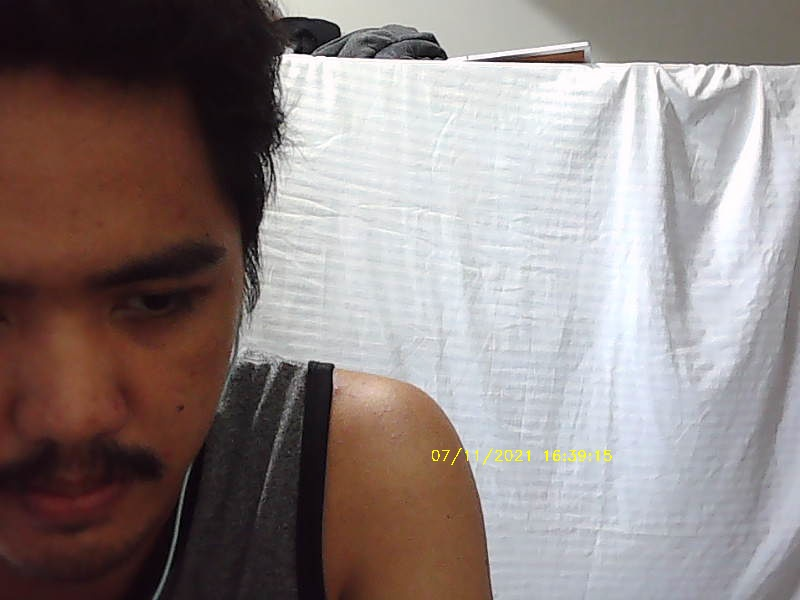
#> input picture Tutorials/Images/video.jpg, 800 x 600 px
$ python -i utils.py   (imports and definitions only)
#> lines starting #> are read from the running program, lines starting #| are printed output that depends on the picture; after the words box and inside, x2 and y2 are one past the last pixel; in counts of white or black regions, pixels touching at a corner belong together
#> further down, picture is the input picture: shape (600, 800, 3); mean B, G, R 130.7, 132.1, 143.3
import cv2
import numpy as np
import matplotlib.pyplot as plt


""" Returns an image with dimension height by width. """
def resize_image(src_img, height=224, width=300):
    return cv2.resize(src_img, (height, width), interpolation=cv2.INTER_CUBIC)


""" Show image in opencv. """
def show_image(name, img):
    cv2.imshow(name, img)
    cv2.waitKey(0)
    cv2.destroyAllWindows()


""" Show image in matplotlib. """
def show_plt_image(src_img):
    plt.imshow(src_img)
    plt.show()


""" Returns the image in binary using Otsu's binarization. """
def get_thresh(src_img):
    return cv2.threshold(src_img, 0, 255, cv2.THRESH_BINARY + cv2.THRESH_OTSU)


""" Returns an image with morphological transformation using MORPH_CLOSE. """
def morph_image(src_img, method=cv2.MORPH_CLOSE, kernel=(5, 5)):
    kernel = cv2.getStructuringElement(cv2.MORPH_ELLIPSE, kernel)
    return cv2.morphologyEx(src_img, method, kernel)


""" Get edges using Canny Edge Detection"""
def get_edges(src_img, th1=150, th2=210):
    return cv2.Canny(src_img, th1, th2)


""" Calculate the contours of an image. """
def get_contours(img, mode=cv2.RETR_EXTERNAL, method=cv2.CHAIN_APPROX_SIMPLE):
    return cv2.findContours(img.copy(), mode, method)


""" Returns a new image with bounding rectangle. """
def get_bounding_rect(src_img, mask):
    pts = np.column_stack(np.where(mask.transpose() > 0))
    x, y, w, h = cv2.boundingRect(pts)
    return cv2.rectangle(src_img, (x, y), (x + w, y + h), (0, 0, 255), 2)


""" Draw contours into an image. """
def draw_contours(src_img, contours):
    return cv2.drawContours(src_img, contours, -1, (255, 255, 255), 2)


""" Apply Skin Segmentation"""
def skin_segmentation(src_img):
    # YCrCb pixel upper and lower boundaries
    YCbCr_lower = np.array([0, 130, 80], np.uint8)
    YCbCr_upper = np.array([255, 180, 140], np.uint8)

    # Convert bgr to YCbCr color space
    img_YCbCr = cv2.cvtColor(src_img, cv2.COLOR_BGR2YCrCb)
#> img_YCbCr: shape (600, 800, 3); mean of channels 0, 1, 2 135.3, 133.7, 125.4

    # Determine the intensities of YCbCr pixel intensities that fall inside the upper and lower boundaries
    YCrCb_mask = cv2.inRange(img_YCbCr, YCbCr_lower, YCbCr_upper)
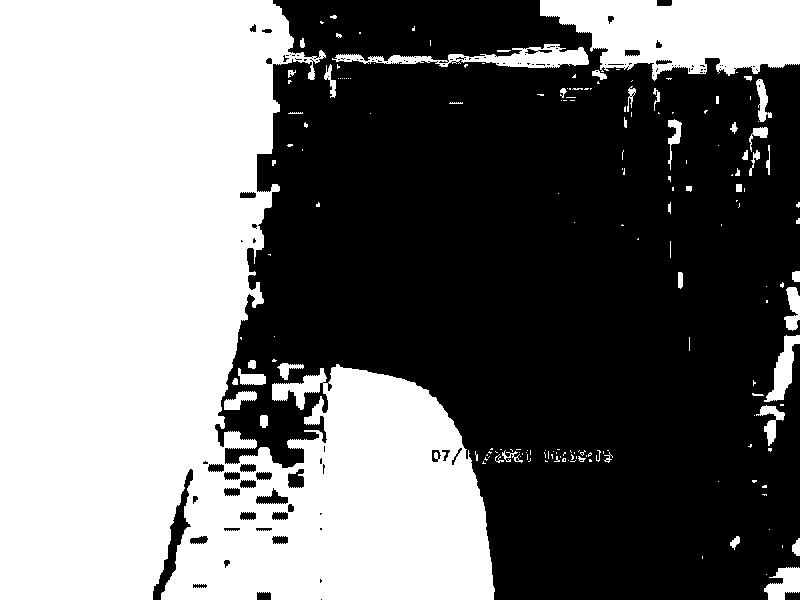
#> YCrCb_mask: shape (600, 800); 45.7% white; 178 white regions (127 under 20 px), largest, box (x1, y1, x2, y2) and area: (0, 0, 495, 600) 195259, (540, 0, 800, 81) 14903, (332, 44, 589, 68) 2414

    # Apply open morphological transformation
    YCrCb_mask = morph_image(YCrCb_mask, method=cv2.MORPH_OPEN, kernel=(15, 15))
#> in morph_image, `return cv2.morphologyEx(src_img, method, kernel)`:
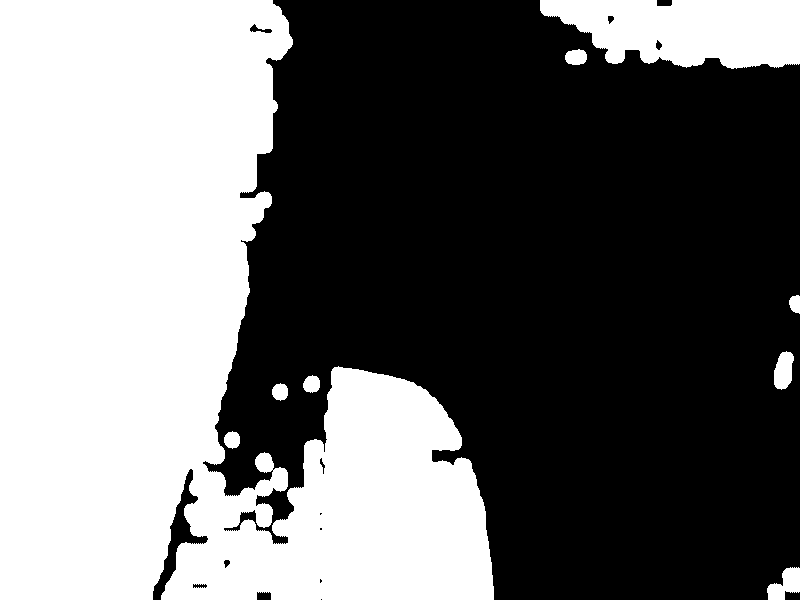
#> returned value: shape (600, 800); 43% white; 9 white regions, largest, box (x1, y1, x2, y2) and area: (0, 0, 494, 600) 190294, (540, 0, 800, 69) 13933, (767, 567, 800, 600) 673

    # Apply close morphological transformation
    YCrCb_mask = morph_image(YCrCb_mask, method=cv2.MORPH_CLOSE, kernel=(9, 9))
#> call 2 of morph_image, with method = 3, kernel = (9, 9)
#> in morph_image (call 2), `return cv2.morphologyEx(src_img, method, kernel)`:
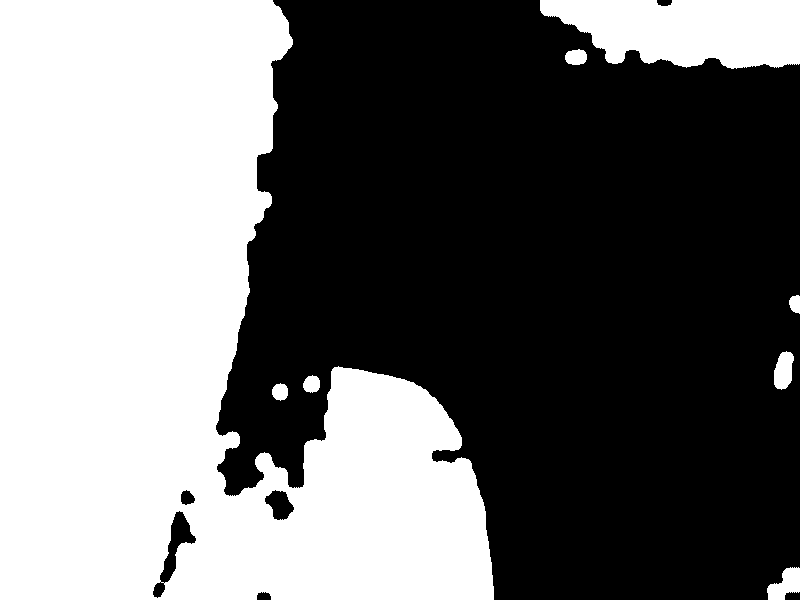
#> returned value: shape (600, 800); 43.4% white; 8 white regions, largest, box (x1, y1, x2, y2) and area: (0, 0, 494, 600) 192109, (540, 0, 800, 69) 14065, (767, 567, 800, 600) 689

    # Apply Dilation
    kernel = cv2.getStructuringElement(cv2.MORPH_ELLIPSE, (5, 5))
    YCrCb_mask = cv2.dilate(YCrCb_mask, kernel, iterations=1)
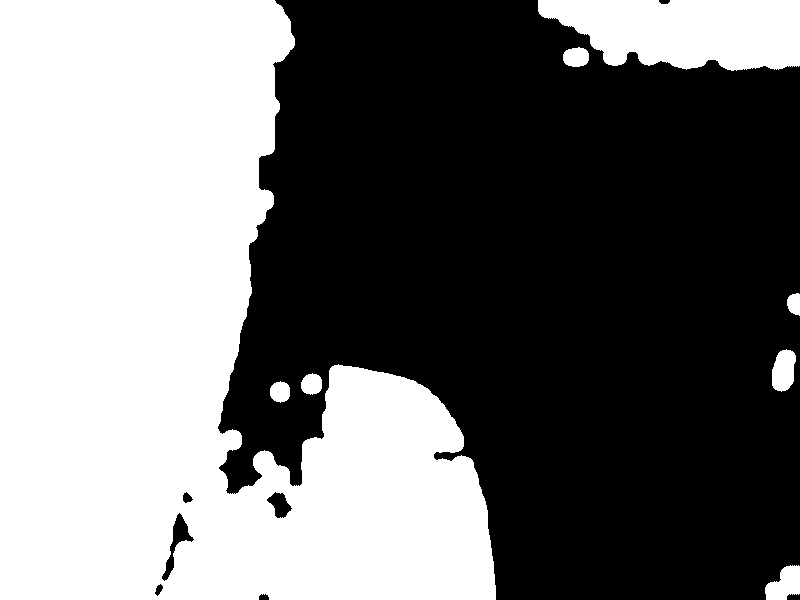
#> YCrCb_mask: shape (600, 800); 44.4% white; 8 white regions, largest, box (x1, y1, x2, y2) and area: (0, 0, 496, 600) 195505, (538, 0, 800, 71) 14774, (765, 565, 800, 600) 852

    # Blur image to lessen noise
    YCrCb_mask_blur = cv2.medianBlur(YCrCb_mask, 9)
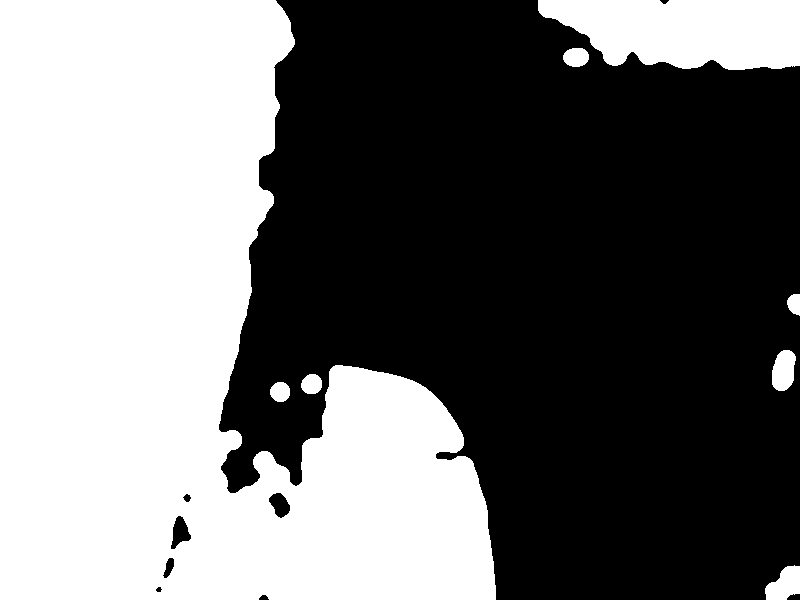
#> YCrCb_mask_blur: shape (600, 800); 44.5% white; 8 white regions, largest, box (x1, y1, x2, y2) and area: (0, 0, 496, 600) 195704, (538, 0, 800, 70) 14780, (765, 565, 800, 600) 850

    # Apply mask to the frame
    return cv2.bitwise_and(src_img.copy(), src_img.copy(), mask=YCrCb_mask_blur)
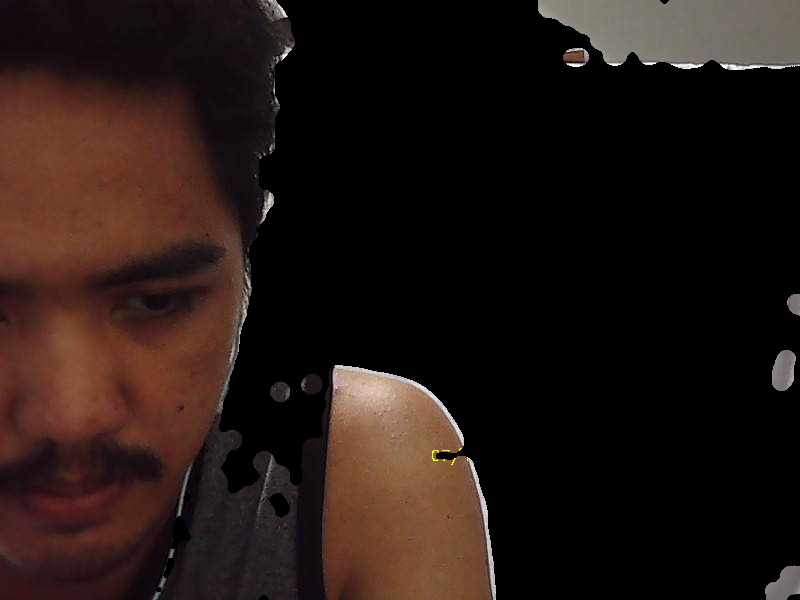
#> returned value: shape (600, 800, 3); mean of channels 0, 1, 2 19.1, 22.9, 35.4; drawn as B, G, R

>>> import cv2
>>> picture = cv2.imread('Images/video.jpg')
>>> result = skin_segmentation(picture)
